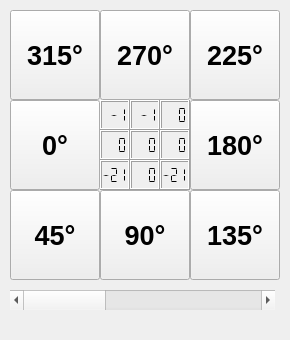
<?xml version="1.0" encoding="UTF-8"?>
<ui version="4.0">
 <class>Sobel</class>
 <widget class="QDockWidget" name="Sobel">
  <property name="geometry">
   <rect>
    <x>0</x>
    <y>0</y>
    <width>290</width>
    <height>340</height>
   </rect>
  </property>
  <property name="sizePolicy">
   <sizepolicy hsizetype="Preferred" vsizetype="Preferred">
    <horstretch>0</horstretch>
    <verstretch>0</verstretch>
   </sizepolicy>
  </property>
  <property name="minimumSize">
   <size>
    <width>290</width>
    <height>340</height>
   </size>
  </property>
  <property name="maximumSize">
   <size>
    <width>290</width>
    <height>340</height>
   </size>
  </property>
  <property name="floating">
   <bool>true</bool>
  </property>
  <property name="features">
   <set>QDockWidget::DockWidgetClosable</set>
  </property>
  <property name="allowedAreas">
   <set>Qt::NoDockWidgetArea</set>
  </property>
  <property name="windowTitle">
   <string>Sobel</string>
  </property>
  <widget class="QWidget" name="dockWidgetContents">
   <widget class="QPushButton" name="pushButton_315">
    <property name="geometry">
     <rect>
      <x>10</x>
      <y>10</y>
      <width>90</width>
      <height>90</height>
     </rect>
    </property>
    <property name="font">
     <font>
      <pointsize>20</pointsize>
      <weight>75</weight>
      <bold>true</bold>
     </font>
    </property>
    <property name="text">
     <string>315°</string>
    </property>
    <property name="checkable">
     <bool>true</bool>
    </property>
    <property name="autoRepeat">
     <bool>true</bool>
    </property>
    <property name="autoExclusive">
     <bool>true</bool>
    </property>
   </widget>
   <widget class="QPushButton" name="pushButton_270">
    <property name="geometry">
     <rect>
      <x>100</x>
      <y>10</y>
      <width>90</width>
      <height>90</height>
     </rect>
    </property>
    <property name="font">
     <font>
      <pointsize>20</pointsize>
      <weight>75</weight>
      <bold>true</bold>
     </font>
    </property>
    <property name="text">
     <string>270°</string>
    </property>
    <property name="checkable">
     <bool>true</bool>
    </property>
    <property name="autoRepeat">
     <bool>true</bool>
    </property>
    <property name="autoExclusive">
     <bool>true</bool>
    </property>
   </widget>
   <widget class="QPushButton" name="pushButton_225">
    <property name="geometry">
     <rect>
      <x>190</x>
      <y>10</y>
      <width>90</width>
      <height>90</height>
     </rect>
    </property>
    <property name="font">
     <font>
      <pointsize>20</pointsize>
      <weight>75</weight>
      <bold>true</bold>
     </font>
    </property>
    <property name="text">
     <string>225°</string>
    </property>
    <property name="checkable">
     <bool>true</bool>
    </property>
    <property name="autoRepeat">
     <bool>true</bool>
    </property>
    <property name="autoExclusive">
     <bool>true</bool>
    </property>
   </widget>
   <widget class="QPushButton" name="pushButton_0">
    <property name="geometry">
     <rect>
      <x>10</x>
      <y>100</y>
      <width>90</width>
      <height>90</height>
     </rect>
    </property>
    <property name="minimumSize">
     <size>
      <width>0</width>
      <height>0</height>
     </size>
    </property>
    <property name="font">
     <font>
      <pointsize>20</pointsize>
      <weight>75</weight>
      <bold>true</bold>
     </font>
    </property>
    <property name="text">
     <string>0°</string>
    </property>
    <property name="checkable">
     <bool>true</bool>
    </property>
    <property name="checked">
     <bool>false</bool>
    </property>
    <property name="autoRepeat">
     <bool>true</bool>
    </property>
    <property name="autoExclusive">
     <bool>true</bool>
    </property>
    <property name="autoDefault">
     <bool>false</bool>
    </property>
   </widget>
   <widget class="QPushButton" name="pushButton_45">
    <property name="geometry">
     <rect>
      <x>10</x>
      <y>190</y>
      <width>90</width>
      <height>90</height>
     </rect>
    </property>
    <property name="minimumSize">
     <size>
      <width>0</width>
      <height>0</height>
     </size>
    </property>
    <property name="font">
     <font>
      <pointsize>20</pointsize>
      <weight>75</weight>
      <bold>true</bold>
     </font>
    </property>
    <property name="text">
     <string>45°</string>
    </property>
    <property name="checkable">
     <bool>true</bool>
    </property>
    <property name="checked">
     <bool>false</bool>
    </property>
    <property name="autoRepeat">
     <bool>true</bool>
    </property>
    <property name="autoExclusive">
     <bool>true</bool>
    </property>
    <property name="autoDefault">
     <bool>false</bool>
    </property>
    <property name="default">
     <bool>false</bool>
    </property>
    <property name="flat">
     <bool>false</bool>
    </property>
   </widget>
   <widget class="QPushButton" name="pushButton_90">
    <property name="geometry">
     <rect>
      <x>100</x>
      <y>190</y>
      <width>90</width>
      <height>90</height>
     </rect>
    </property>
    <property name="minimumSize">
     <size>
      <width>0</width>
      <height>0</height>
     </size>
    </property>
    <property name="font">
     <font>
      <pointsize>20</pointsize>
      <weight>75</weight>
      <bold>true</bold>
     </font>
    </property>
    <property name="text">
     <string>90°</string>
    </property>
    <property name="checkable">
     <bool>true</bool>
    </property>
    <property name="autoRepeat">
     <bool>true</bool>
    </property>
    <property name="autoExclusive">
     <bool>true</bool>
    </property>
   </widget>
   <widget class="QPushButton" name="pushButton_135">
    <property name="geometry">
     <rect>
      <x>190</x>
      <y>190</y>
      <width>90</width>
      <height>90</height>
     </rect>
    </property>
    <property name="minimumSize">
     <size>
      <width>0</width>
      <height>0</height>
     </size>
    </property>
    <property name="font">
     <font>
      <pointsize>20</pointsize>
      <weight>75</weight>
      <bold>true</bold>
     </font>
    </property>
    <property name="text">
     <string>135°</string>
    </property>
    <property name="checkable">
     <bool>true</bool>
    </property>
    <property name="autoRepeat">
     <bool>true</bool>
    </property>
    <property name="autoExclusive">
     <bool>true</bool>
    </property>
   </widget>
   <widget class="QPushButton" name="pushButton_180">
    <property name="geometry">
     <rect>
      <x>190</x>
      <y>100</y>
      <width>90</width>
      <height>90</height>
     </rect>
    </property>
    <property name="minimumSize">
     <size>
      <width>0</width>
      <height>0</height>
     </size>
    </property>
    <property name="font">
     <font>
      <pointsize>20</pointsize>
      <weight>75</weight>
      <bold>true</bold>
     </font>
    </property>
    <property name="text">
     <string>180°</string>
    </property>
    <property name="checkable">
     <bool>true</bool>
    </property>
    <property name="autoRepeat">
     <bool>true</bool>
    </property>
    <property name="autoExclusive">
     <bool>true</bool>
    </property>
   </widget>
   <widget class="QLCDNumber" name="lcdNumber_0">
    <property name="geometry">
     <rect>
      <x>100</x>
      <y>100</y>
      <width>30</width>
      <height>30</height>
     </rect>
    </property>
    <property name="minimumSize">
     <size>
      <width>0</width>
      <height>0</height>
     </size>
    </property>
    <property name="font">
     <font>
      <pointsize>8</pointsize>
     </font>
    </property>
    <property name="frameShape">
     <enum>QFrame::Box</enum>
    </property>
    <property name="frameShadow">
     <enum>QFrame::Raised</enum>
    </property>
    <property name="smallDecimalPoint">
     <bool>false</bool>
    </property>
    <property name="digitCount">
     <number>3</number>
    </property>
    <property name="segmentStyle">
     <enum>QLCDNumber::Flat</enum>
    </property>
    <property name="intValue" stdset="0">
     <number>-1</number>
    </property>
   </widget>
   <widget class="QLCDNumber" name="lcdNumber_3">
    <property name="geometry">
     <rect>
      <x>100</x>
      <y>130</y>
      <width>30</width>
      <height>30</height>
     </rect>
    </property>
    <property name="minimumSize">
     <size>
      <width>0</width>
      <height>0</height>
     </size>
    </property>
    <property name="font">
     <font>
      <pointsize>8</pointsize>
     </font>
    </property>
    <property name="smallDecimalPoint">
     <bool>false</bool>
    </property>
    <property name="digitCount">
     <number>3</number>
    </property>
    <property name="segmentStyle">
     <enum>QLCDNumber::Flat</enum>
    </property>
   </widget>
   <widget class="QLCDNumber" name="lcdNumber_6">
    <property name="geometry">
     <rect>
      <x>100</x>
      <y>160</y>
      <width>30</width>
      <height>30</height>
     </rect>
    </property>
    <property name="minimumSize">
     <size>
      <width>0</width>
      <height>0</height>
     </size>
    </property>
    <property name="font">
     <font>
      <pointsize>8</pointsize>
     </font>
    </property>
    <property name="smallDecimalPoint">
     <bool>false</bool>
    </property>
    <property name="digitCount">
     <number>3</number>
    </property>
    <property name="segmentStyle">
     <enum>QLCDNumber::Flat</enum>
    </property>
    <property name="intValue" stdset="0">
     <number>-21</number>
    </property>
   </widget>
   <widget class="QLCDNumber" name="lcdNumber_1">
    <property name="geometry">
     <rect>
      <x>130</x>
      <y>100</y>
      <width>30</width>
      <height>30</height>
     </rect>
    </property>
    <property name="minimumSize">
     <size>
      <width>0</width>
      <height>0</height>
     </size>
    </property>
    <property name="font">
     <font>
      <pointsize>8</pointsize>
     </font>
    </property>
    <property name="smallDecimalPoint">
     <bool>false</bool>
    </property>
    <property name="digitCount">
     <number>3</number>
    </property>
    <property name="segmentStyle">
     <enum>QLCDNumber::Flat</enum>
    </property>
    <property name="intValue" stdset="0">
     <number>-1</number>
    </property>
   </widget>
   <widget class="QLCDNumber" name="lcdNumber_7">
    <property name="geometry">
     <rect>
      <x>130</x>
      <y>160</y>
      <width>30</width>
      <height>30</height>
     </rect>
    </property>
    <property name="minimumSize">
     <size>
      <width>0</width>
      <height>0</height>
     </size>
    </property>
    <property name="font">
     <font>
      <pointsize>8</pointsize>
     </font>
    </property>
    <property name="smallDecimalPoint">
     <bool>false</bool>
    </property>
    <property name="digitCount">
     <number>3</number>
    </property>
    <property name="segmentStyle">
     <enum>QLCDNumber::Flat</enum>
    </property>
   </widget>
   <widget class="QLCDNumber" name="lcdNumber_4">
    <property name="geometry">
     <rect>
      <x>130</x>
      <y>130</y>
      <width>30</width>
      <height>30</height>
     </rect>
    </property>
    <property name="minimumSize">
     <size>
      <width>0</width>
      <height>0</height>
     </size>
    </property>
    <property name="font">
     <font>
      <pointsize>8</pointsize>
     </font>
    </property>
    <property name="smallDecimalPoint">
     <bool>false</bool>
    </property>
    <property name="digitCount">
     <number>3</number>
    </property>
    <property name="segmentStyle">
     <enum>QLCDNumber::Flat</enum>
    </property>
   </widget>
   <widget class="QLCDNumber" name="lcdNumber_2">
    <property name="geometry">
     <rect>
      <x>160</x>
      <y>100</y>
      <width>30</width>
      <height>30</height>
     </rect>
    </property>
    <property name="minimumSize">
     <size>
      <width>0</width>
      <height>0</height>
     </size>
    </property>
    <property name="font">
     <font>
      <pointsize>8</pointsize>
     </font>
    </property>
    <property name="smallDecimalPoint">
     <bool>false</bool>
    </property>
    <property name="digitCount">
     <number>3</number>
    </property>
    <property name="segmentStyle">
     <enum>QLCDNumber::Flat</enum>
    </property>
   </widget>
   <widget class="QLCDNumber" name="lcdNumber_8">
    <property name="geometry">
     <rect>
      <x>160</x>
      <y>160</y>
      <width>30</width>
      <height>30</height>
     </rect>
    </property>
    <property name="minimumSize">
     <size>
      <width>0</width>
      <height>0</height>
     </size>
    </property>
    <property name="font">
     <font>
      <pointsize>8</pointsize>
     </font>
    </property>
    <property name="smallDecimalPoint">
     <bool>false</bool>
    </property>
    <property name="digitCount">
     <number>3</number>
    </property>
    <property name="segmentStyle">
     <enum>QLCDNumber::Flat</enum>
    </property>
    <property name="intValue" stdset="0">
     <number>-21</number>
    </property>
   </widget>
   <widget class="QLCDNumber" name="lcdNumber_5">
    <property name="geometry">
     <rect>
      <x>160</x>
      <y>130</y>
      <width>30</width>
      <height>30</height>
     </rect>
    </property>
    <property name="minimumSize">
     <size>
      <width>0</width>
      <height>0</height>
     </size>
    </property>
    <property name="font">
     <font>
      <pointsize>8</pointsize>
     </font>
    </property>
    <property name="smallDecimalPoint">
     <bool>false</bool>
    </property>
    <property name="digitCount">
     <number>3</number>
    </property>
    <property name="segmentStyle">
     <enum>QLCDNumber::Flat</enum>
    </property>
   </widget>
   <widget class="QScrollBar" name="horizontalScrollBar">
    <property name="geometry">
     <rect>
      <x>10</x>
      <y>290</y>
      <width>265</width>
      <height>20</height>
     </rect>
    </property>
    <property name="minimum">
     <number>2</number>
    </property>
    <property name="maximum">
     <number>21</number>
    </property>
    <property name="tracking">
     <bool>true</bool>
    </property>
    <property name="orientation">
     <enum>Qt::Horizontal</enum>
    </property>
    <property name="invertedAppearance">
     <bool>false</bool>
    </property>
    <property name="invertedControls">
     <bool>true</bool>
    </property>
   </widget>
  </widget>
 </widget>
 <resources/>
 <connections/>
</ui>
